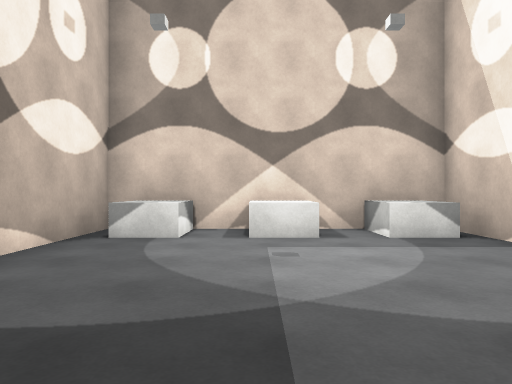
view 1 (above)

16 first-person views from a walk through a scene from a Unity 3-D project. The camera is 1.3 m above the floor, looks level and sees 70° across. The floor is counted in squares, 2 m on a side. Each view is taken from the middle of a square. On the plan, view 1 faces up. The plan holds only what a view shows up to about 11 squares ahead; the rest is blank. The place goes on beyond the plan. The player character is not drawn. Door leaves are left out, so doorways stand open. Surface patterns are stand-ins for the level's own textures.

view 2
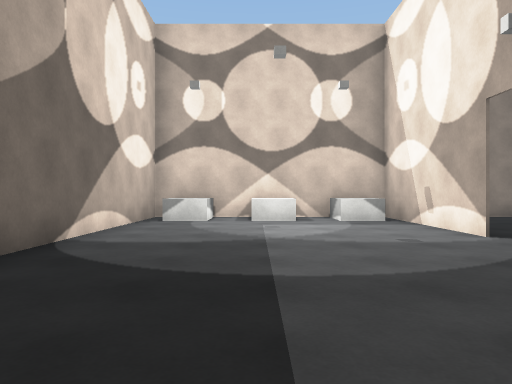

view 3
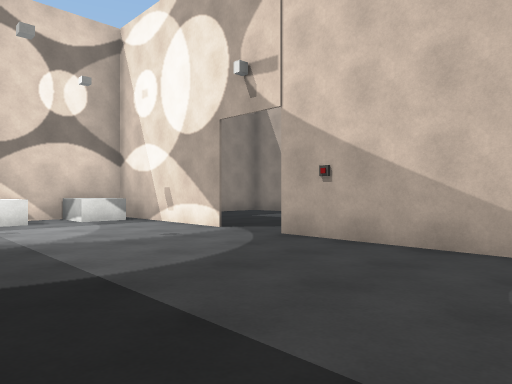

view 4
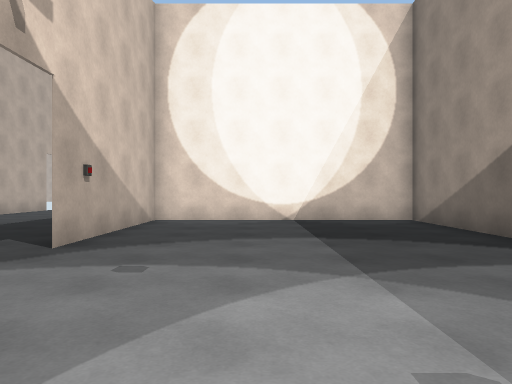

view 5
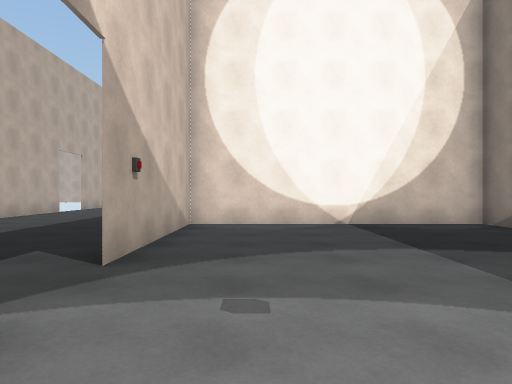

view 6
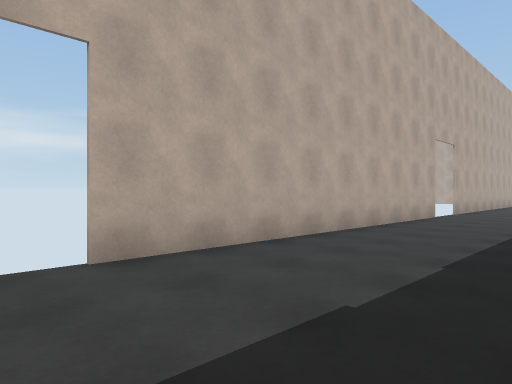

view 7
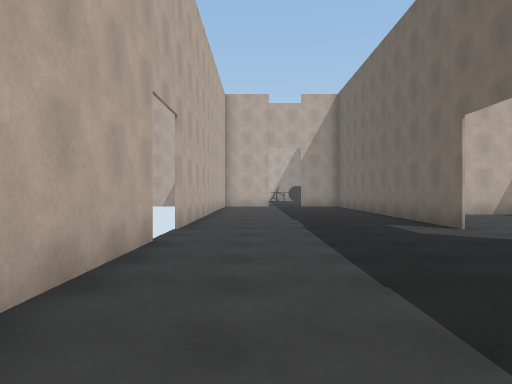

view 8
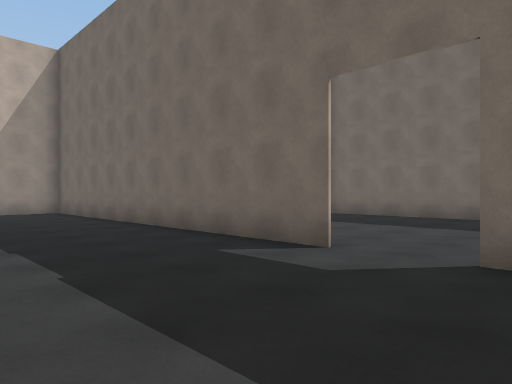

view 9
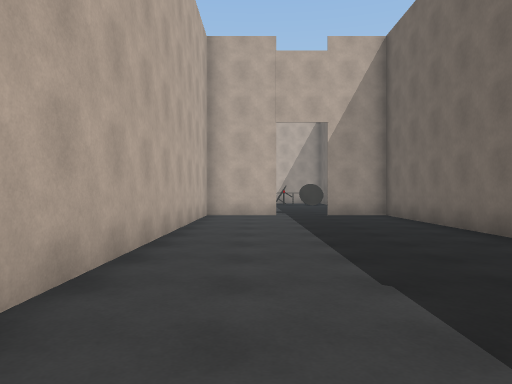

view 10
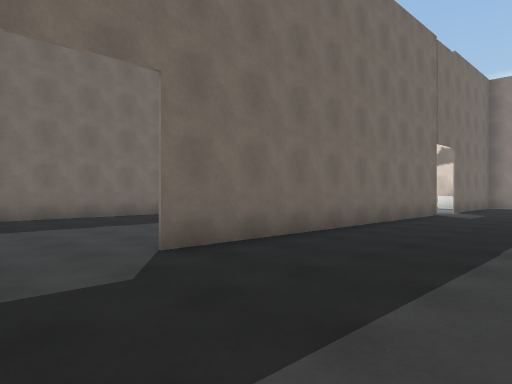

view 11
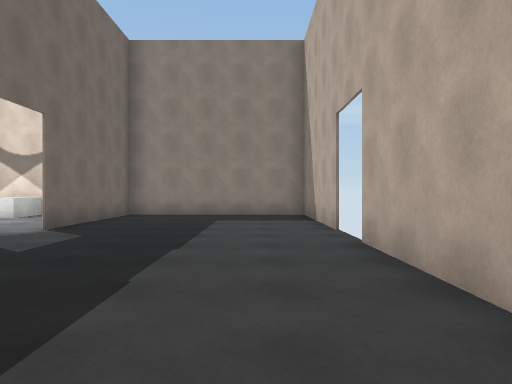

view 12
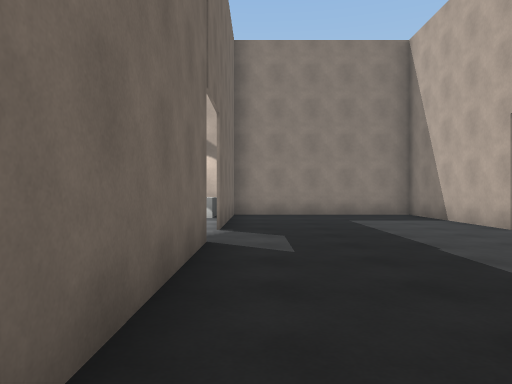

view 13
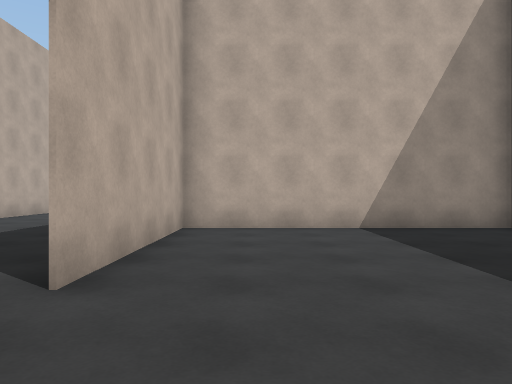

view 14
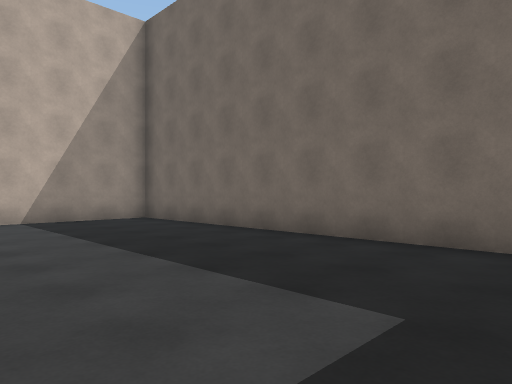

view 15
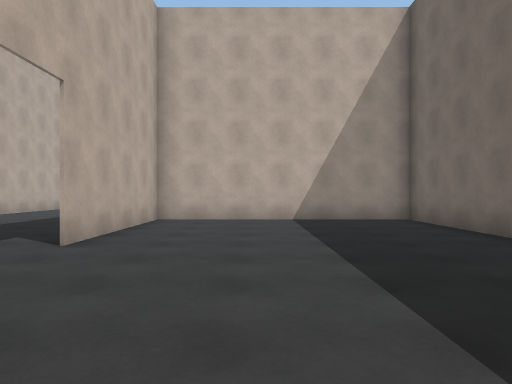

view 16
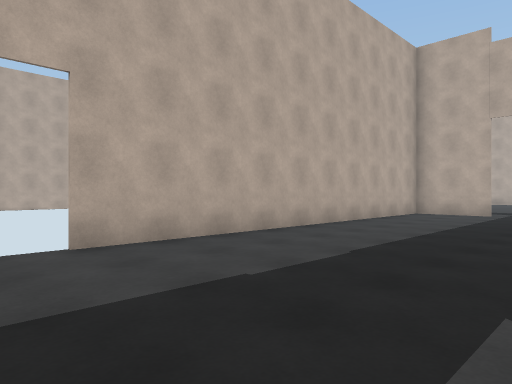

### Floor plan
Ten units are one square. View 1 is at (0, 0); x grows to the right and y downward. Boxes are objects, and circles mark ways between rooms. Rooms are numbered by the first view taken in them; rooms with no view inside come last. Other rooms are left out.
<svg viewBox="-31 -70 120 267">
<path fill="none" stroke="#000" d="M33 -22 33 -45M24 -65 -26 -65 -26 34 33 34 33 -9M84 79 84 -8M34 94 34 192 50 192M34 -9 34 79M84 -22 84 -65 24 -65M34 -44 34 -22M64 192 84 192 84 94M-26 44 -26 136 33 136 33 94"/>
<rect x="-25" y="-65" width="20" height="10" fill="#bbb"><title>block</title></rect>
<rect x="-5" y="-65" width="20" height="10" fill="#bbb"><title>block</title></rect>
<rect x="15" y="-65" width="20" height="20" fill="#bbb"><title>block</title></rect>
<circle cx="30" cy="-15" r="3" fill="#2a7"/>
<circle cx="30" cy="85" r="3" fill="#2a7"/>
<text x="0" y="-20">1</text>
<text x="60" y="60">2</text>
<text x="0" y="90">3</text>
</svg>
Room 1 opens to room 2. Room 2 opens to room 3.

Where each view was taken, in squares from view 1:
view 1: 0 up, 0 right, facing up
view 2: 3 down, 0 right, facing up
view 3: 3 down, 1 left, facing up-right
view 4: 5 up, 1 right, facing down
view 5: 4 up, 2 right, facing down
view 6: 2 up, 5 right, facing down-right
view 7: 3 down, 7 right, facing down
view 8: 7 down, 7 right, facing down-left
view 9: 9 down, 7 right, facing down
view 10: 10 down, 7 right, facing up-left
view 11: 4 down, 7 right, facing up
view 12: 4 down, 4 right, facing up
view 13: 7 down, 2 right, facing down
view 14: 5 down, 2 right, facing down-left
view 15: 5 down, 1 right, facing down
view 16: 8 down, 4 right, facing down-right
